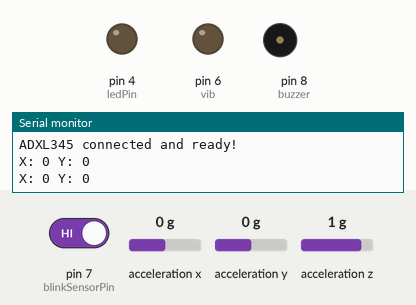
Bench run of a sketch on a simulated Arduino Uno, built with avr-gcc and run on an emulated ATmega328P. Parts: output pins drawn as LEDs (lit = HIGH), buzzer (waves = sounding, pin HIGH), the last lines printed to the serial monitor. Inputs (shaded band) come from the test bench; at power-on: acceleration x 0 g, pin 7 (blinkSensorPin) HIGH, acceleration y 0 g, acceleration z 1 g.

Above: at 1.8 s.
1.9 s: acceleration x set to -0.9 g
5.2 s: acceleration x set to -1.2 g
At 9.0 s:
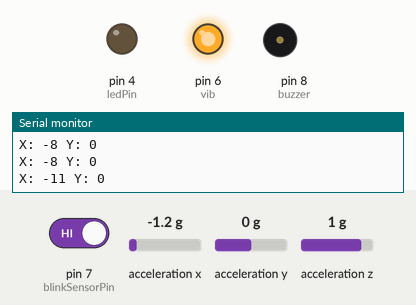
9.3 s: pin 7 (blinkSensorPin) driven LOW
At 13.3 s:
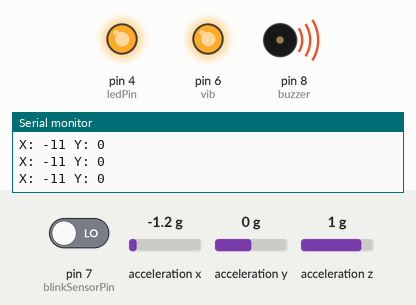
13.4 s: acceleration x set to -0.8 g
At 17.4 s:
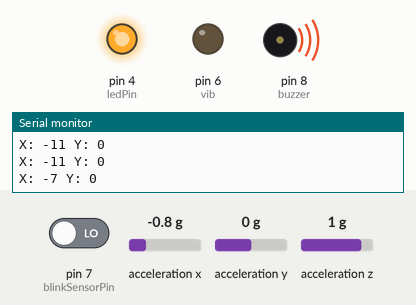
17.5 s: acceleration x set to -1.4 g
At 21.4 s:
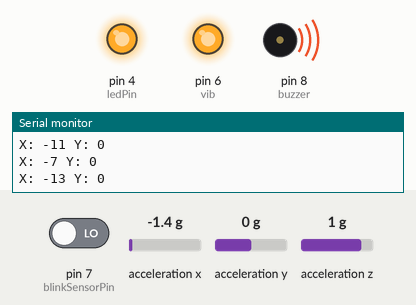
21.6 s: acceleration x set to 0 g
At 24.3 s:
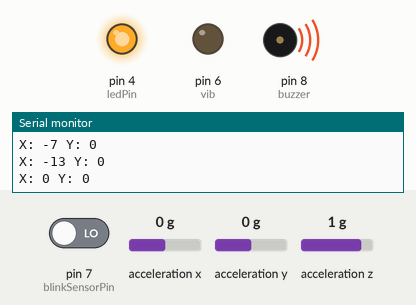
Timing chart, 0 to 25.5 s (numbered marks = the images above; inputs shaded):
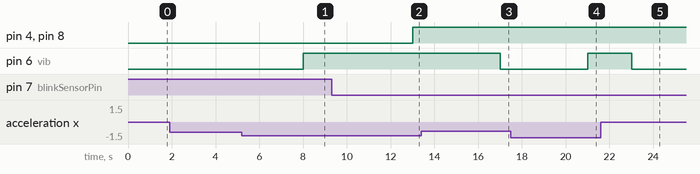

Measured:
- the behaviour switches between -1 and -1.1 g on acceleration x (found by bisection; images 0 and 1)
- after the input at 5.2 s, pin 6 (vib): LOW → HIGH after 2.8 s
- after the input at 9.3 s, pin 4 (ledPin), pin 8 (buzzer): LOW → HIGH after 3.7 s
- after the input at 13.4 s, pin 6 (vib): HIGH → LOW after 3.6 s
- after the input at 17.5 s, pin 6 (vib): LOW → HIGH after 3.5 s
- after the input at 21.6 s, pin 6 (vib): HIGH → LOW after 1.4 s

The sketch:

eye_blink_and_adxl_sensor.ino
```cpp
#include <Wire.h>         // For I2C communication
#include <Adafruit_Sensor.h> // For Adafruit sensor library
#include <Adafruit_ADXL345_U.h>  // For ADXL345 sensor

const int blinkSensorPin = 7;  // Eye blink sensor connected to D2
const int buzzer = 8;          // LED connected to D4 (for direct control if needed)
const int ledPin = 4;          // LED connected to D4 (for direct control if needed)
const int vib = 6;

Adafruit_ADXL345_Unified accel = Adafruit_ADXL345_Unified(12345);

int16_t ax, ay, az;  // Accelerometer readings for X, Y, and Z axis
int data[2]; // Array to hold X and Y axis data

const int SLEEP_THRESHOLD1 = 10;
const int SLEEP_THRESHOLD2 = -10;
const int SLEEP_THRESHOLD3 = -10;

void setup() {
  // Initialize serial communication
  Serial.begin(9600);

  // Initialize I2C communication
  Wire.begin();

  pinMode(blinkSensorPin, INPUT);     // Eye blink sensor as input
  pinMode(ledPin, OUTPUT);            // LED as output
  pinMode(buzzer, OUTPUT);
  pinMode(vib, OUTPUT);


  // Initialize the ADXL345 sensor
  if (!accel.begin()) {
    Serial.println("Could not find a valid ADXL345 sensor, check wiring!");
    while (1);
  }

  // Print initialization message
  Serial.println("ADXL345 connected and ready!");

  digitalWrite(vib, LOW);
  digitalWrite(buzzer, LOW);
  digitalWrite(ledPin, LOW);
}
void adxl() {
  // Read accelerometer values from the ADXL345
  sensors_event_t event;
  accel.getEvent(&event);

  // Map the accelerometer data to more manageable ranges
  data[0] = event.acceleration.x;  // X-axis data
  data[1] = event.acceleration.y;  // Y-axis data

  // Print the mapped data for debugging
  Serial.print("X: ");
  Serial.print(data[0]);
  Serial.print(" Y: ");
  Serial.println(data[1]);

  // Trigger conditions based on accelerometer data
 if (data[0] >= SLEEP_THRESHOLD1) {
  delay (2000);
    digitalWrite(vib, HIGH);
  }
  else if (data[0] <= SLEEP_THRESHOLD2) {
    delay (2000);
   digitalWrite(vib, HIGH);
  }
  else if (data[1] <= SLEEP_THRESHOLD3) {
    delay (2000);
   digitalWrite(vib, HIGH);
  }
  else {
        digitalWrite(vib, LOW);
     }
}

void loop() {
  adxl();
   int sensorValue = digitalRead(blinkSensorPin);  // Read the eye blink sensor
    if (sensorValue == LOW) {  // If eye is closed (sensor output is high)
      delay(2000);
    digitalWrite(buzzer, HIGH);
    digitalWrite(ledPin, HIGH);       // Turn on LED if controlled separately

}
else{
  digitalWrite(buzzer, LOW);
    digitalWrite(ledPin, LOW);       // Turn on LED if controlled separately
     delay(1000);

  }


}
```
